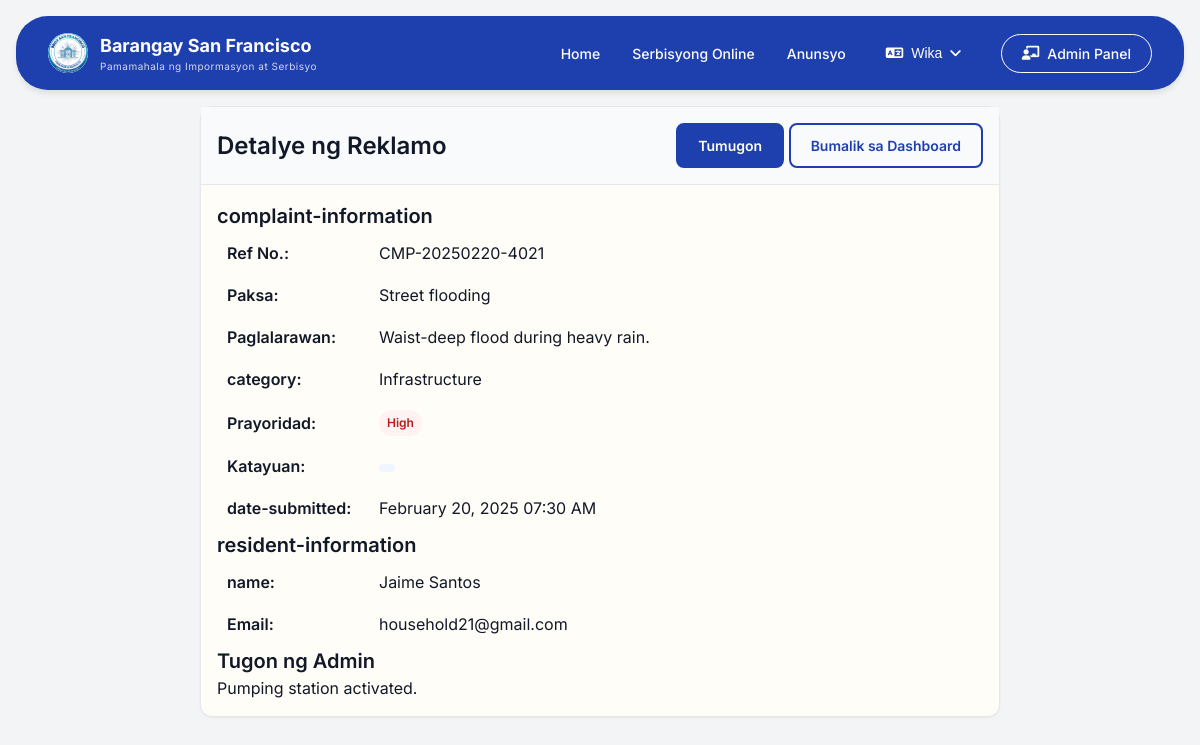
Before: /pages/admin/complaints/show.php?id=49 (signed in) with the older database file.
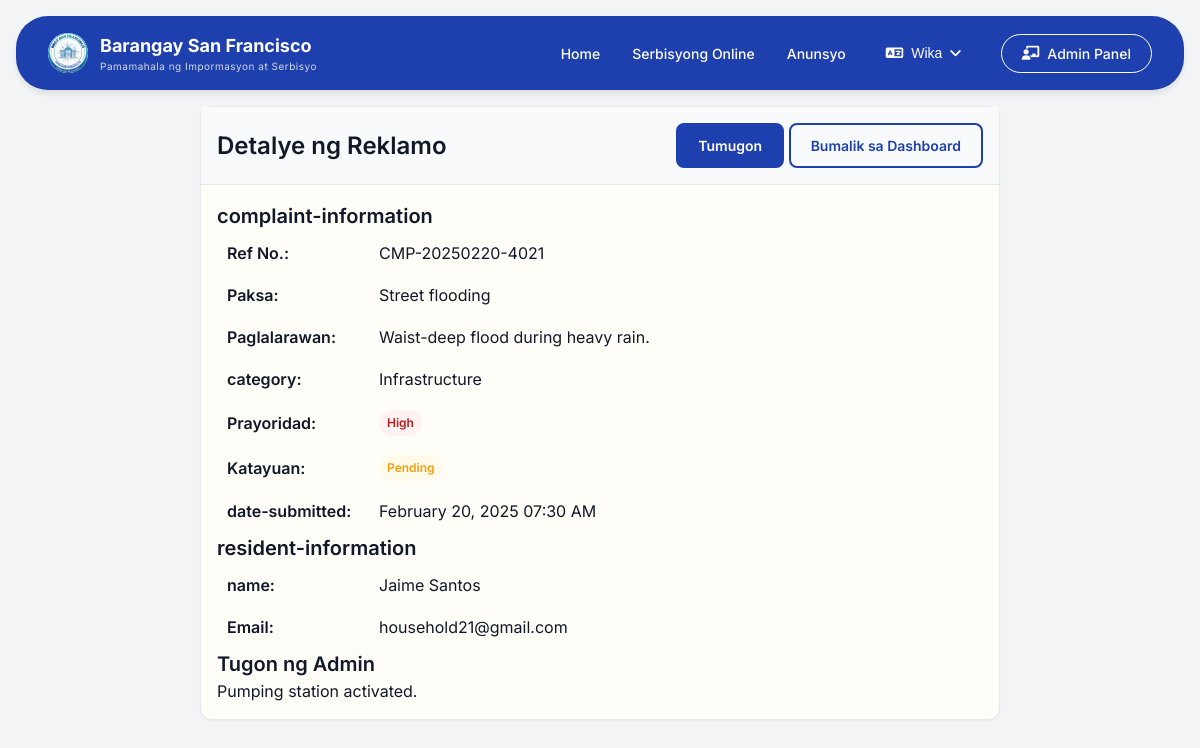
After: the same page with the newer database file.
### tables this page shows
CREATE TABLE IF NOT EXISTS `complaint` (
  `complaint_id` int NOT NULL AUTO_INCREMENT,
  `household_id` int NOT NULL,
  `ref_no` varchar(50) NOT NULL,
  `subject` varchar(200) NOT NULL,
  `description` text NOT NULL,
  `category` enum('noise','waste','peace_order','infrastructure','other') DEFAULT 'other',
  `date_submitted` timestamp NULL DEFAULT CURRENT_TIMESTAMP,
  `status` enum('pending','reviewing','resolved','dismissed') DEFAULT 'pending',
  `priority` enum('low','medium','high') DEFAULT 'medium',
  `admin_response` text,
  PRIMARY KEY (`complaint_id`),
  UNIQUE KEY `ref_no` (`ref_no`),
  KEY `household_id` (`household_id`),
  KEY `idx_complaint_status` (`status`)
);

CREATE TABLE IF NOT EXISTS `resident` (
  `resident_id` int NOT NULL AUTO_INCREMENT,
  `household_id` int NOT NULL,
  `first_name` varchar(50) NOT NULL,
  `last_name` varchar(50) NOT NULL,
  `suffix` varchar(10) DEFAULT NULL,
  `age` int DEFAULT NULL,
  `is_voter` tinyint(1) DEFAULT '0',
  `is_head` tinyint(1) DEFAULT '0',
  `relationship_to_head` varchar(50) DEFAULT NULL,
  `contact_no` varchar(15) DEFAULT NULL,
  PRIMARY KEY (`resident_id`),
  KEY `household_id` (`household_id`)
);

CREATE TABLE IF NOT EXISTS `household` (
  `household_id` int NOT NULL AUTO_INCREMENT,
  `email` varchar(100) NOT NULL,
  `password` varchar(255) NOT NULL,
  `address` text NOT NULL,
  `phase_no` varchar(10) DEFAULT NULL,
  `preferred_language` enum('english','tagalog') DEFAULT 'tagalog',
  `created_at` timestamp NULL DEFAULT CURRENT_TIMESTAMP,
  PRIMARY KEY (`household_id`),
  UNIQUE KEY `email` (`email`),
  KEY `idx_household_email` (`email`)
);

### includes/translations/translations.php (called while the page is built, shortened)
<?php
function __($key) {
    $lang = $_SESSION['lang'] ?? 'tl';
    return $translations[$lang][$key] ?? $key;
}
?>

### pages/admin/complaints/show.php (the view, shortened to what this page needs)
<?php
require_once '../../../includes/core/init.php';
$complaint_id = $_GET['id'] ?? 0;
$sql = "SELECT c.*, h.email, r.first_name, r.last_name
        FROM complaint c
        JOIN household h ON c.household_id = h.household_id
        LEFT JOIN resident r ON h.household_id = r.household_id AND r.is_head = 1
        WHERE c.complaint_id = ?";
$stmt = $conn->prepare($sql);
$stmt->bind_param("i", $complaint_id);
$stmt->execute();
$complaint = $stmt->get_result()->fetch_assoc();
include '../../../includes/layouts/header.php';
?>
<link rel="stylesheet" href="/barangay-residence-system/assets/css/pages/dashboard.css">
<?php include '../../../includes/layouts/navbar.php'; ?>
<main class="container">
    <div class="card detail-container">
        <div class="card-header">
            <h2><?php echo __('complaint-details'); ?></h2>
            <div>
                <a href="/barangay-residence-system/pages/admin/complaints/respond.php?id=<?php echo $complaint['complaint_id']; ?>" class="btn btn-primary"><?php echo __('respond'); ?></a>
                <a href="/barangay-residence-system/pages/dashboard.php" class="btn btn-outline"><?php echo __('back-to-dashboard'); ?></a>
            </div>
        </div>
        <div class="card-body">
            <div class="detail-section">
                <h3><?php echo __('complaint-information'); ?></h3>
                <table class="detail-table">
                    <tr><th><?php echo __('reference-no'); ?>:</th><td><?php echo htmlspecialchars($complaint['ref_no']); ?></td></tr>
                    <tr><th><?php echo __('subject'); ?>:</th><td><?php echo htmlspecialchars($complaint['subject']); ?></td></tr>
                    <tr><th><?php echo __('description'); ?>:</th><td><?php echo nl2br(htmlspecialchars($complaint['description'])); ?></td></tr>
                    <tr><th><?php echo __('category'); ?>:</th><td><?php echo ucfirst($complaint['category']); ?></td></tr>
                    <tr><th><?php echo __('priority'); ?>:</th><td><span class="badge badge-<?php echo $complaint['priority'] == 'high' ? 'red' : ($complaint['priority'] == 'medium' ? 'orange' : 'blue'); ?>"><?php echo ucfirst($complaint['priority']); ?></span></td></tr>
                    <tr><th><?php echo __('status'); ?>:</th><td><span class="badge badge-<?php echo $complaint['status'] == 'resolved' ? 'green' : ($complaint['status'] == 'pending' ? 'orange' : 'blue'); ?>"><?php echo ucfirst($complaint['status']); ?></span></a>
                    <tr><th><?php echo __('date-submitted'); ?>:</th><td><?php echo date('F d, Y h:i A', strtotime($complaint['date_submitted'])); ?></a>
                </table>
            </div>
            <div class="detail-section">
                <h3><?php echo __('resident-information'); ?></h3>
                <table class="detail-table">
                    <tr><th><?php echo __('name'); ?>:</th><td><?php echo htmlspecialchars($complaint['first_name'] . ' ' . $complaint['last_name']); ?></a>
                    <tr><th><?php echo __('email'); ?>:</th><td><?php echo htmlspecialchars($complaint['email']); ?></a>
                </table>
            </div>
            <?php if ($complaint['admin_response']): ?>
            <div class="detail-section">
                <h3><?php echo __('admin-response'); ?></h3>
                <div class="response-box">
                    <p><?php echo nl2br(htmlspecialchars($complaint['admin_response'])); ?></p>
                </div>
            </div>
            <?php endif; ?>
        </div>
    </div>
</main>

Changed rows visible on the page:
changed complaint "CMP-20250220-4021": status (not shown) → "Pending"
